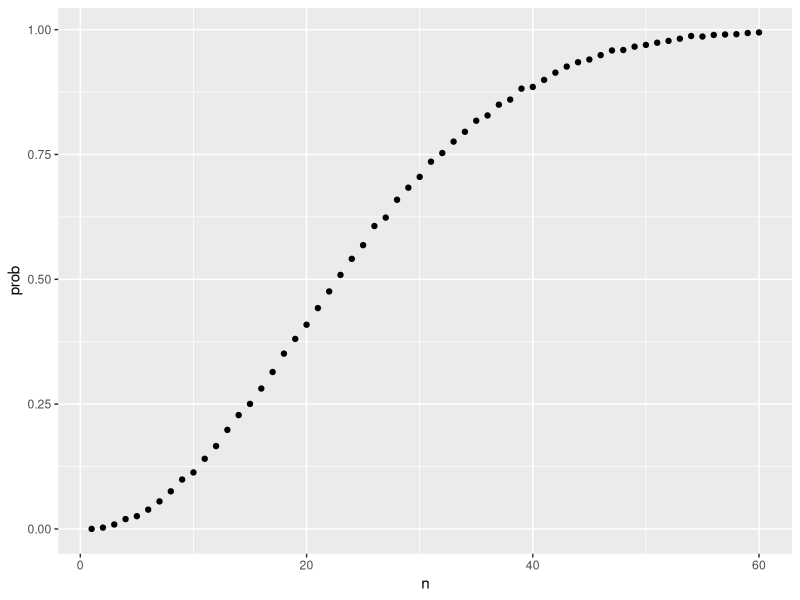

This figure's R source: (Note: this script raises an error after producing the figure.)
B <- 10000
monty_hall <- function(strategy){
  doors <- as.character(1:3)
  prize <- sample(c("car", "goat", "goat"))
  prize_door <- doors[prize == "car"]
  my_pick <- sample(doors, 1)
  show <- sample(doors[!doors %in% c(my_pick, prize_door)],1) 
  stick <- my_pick
  stick == prize_door
  switch <- doors[!doors%in%c(my_pick, show)]
  choice <- ifelse(strategy == "stick", stick, switch) 
  choice == prize_door
}
stick <- replicate(B, monty_hall("stick")) 
mean(stick)
switch <- replicate(B, monty_hall("switch")) 
mean(switch)


B <- 10000
same_birthday <- function(n){
  bdays <- sample(1:365, n, replace=TRUE)
  any(duplicated(bdays))
}
results <- replicate(B, same_birthday(50)) 
mean(results)

compute_prob <- function(n, B=10000){ 
  results <- replicate(B, same_birthday(n)) 
  mean(results)
}
n <- seq(1,60)
prob <- sapply(n, compute_prob)
library(tidyverse)
prob <- sapply(n, compute_prob)
qplot(n, prob)

cy <- rep("cyan",3)
cy
ma <- rep("magenta",5)
ma
ye <- rep("yellow",7)
ye

beads <- rep(c("cyan", "magenta",  "yellow"), times = c(3,5,7)) 
mean(beads == "cyan")
x <- sample(beads,1)
x

set.seed(1986)
B <- 100000
events <- replicate(B,sample(beads,1,TRUE))
tab <- prop.table(table(events))
pc <- tab["cyan"]
pc
nc <- 1 - tab["cyan"]
nc


cyan <- 3
magenta <- 5
yellow <- 7

# Assign a variable `p` as the probability of choosing a cyan ball from the box
p <- cyan/(cyan+magenta+yellow)

# Print the variable `p` to the console
p

cyan <- 3
magenta <- 5
yellow <- 7

# The variable `p_1` is the probability of choosing a cyan ball from the box on the first draw.
p_1 <- cyan/(cyan+magenta+yellow)

# Assign a variable `p_2` as the probability of not choosing a cyan ball on the second draw without replacement.
p_2 <- 1-(cyan-1)/(cyan+magenta+yellow-1)

# Calculate the probability that the first draw is cyan and the second draw is not cyan.
p_1*p_2

P8 = factorial(8)/factorial(8-3)
P8
jamaica <- choose(3,3)*factorial(3)
jamaica
jamaica/P8


runners <- c("Jamaica", "Jamaica", "Jamaica", "USA", "Ecuador", "Netherlands", "France", "South Africa")
set.seed(1)
B <- 10000
results <- replicate(B, {
  winners <- sample(runners, 3)
  (winners[1] %in% "Jamaica" & winners[2] %in% "Jamaica" & winners[3] %in% "Jamaica")
})
mean(results)


combinations(6,2)
# Different drink = 2
6*15*3

f <- function(entree){
  print(3*15*entree)
}
options <- seq(1:12)
sapply(options, f)

n <- combn(sides,2)
n
ff <- function(sides){
  print(3*2*sides)
}
options <- seq(2:100)
sapply(options, ff)



